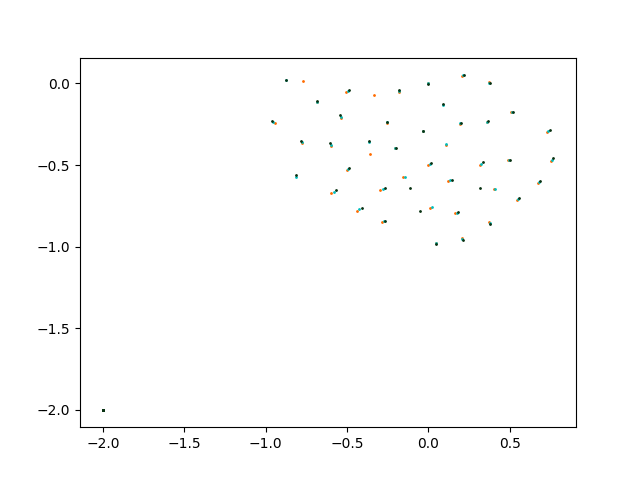

Reproduce this figure in Python.
import sys, os, warnings
sys.path.append("manta/scenes/tools")
sys.path.append("hungarian/")

import matplotlib
matplotlib.use('Agg')
import matplotlib.pyplot as plt

import json
from shell_script import *
from helpers import *
from uniio import *

import scipy
from scipy import interpolate

import keras
from keras import losses
from keras.models import Model, load_model
from keras.layers import Conv2D, Conv2DTranspose, Input, Dense, Dropout
from keras.layers import Reshape, concatenate, add, Flatten, Lambda
from spatial_transformer import *
from split_layer import *

import random
import math

from hungarian_loss import HungarianLoss

from particle_grid import ParticleGrid

import scipy.ndimage.filters as fi

random.seed(235)
np.random.seed(694)

def normals(sdf):
    x,y = np.gradient(sdf)
    x = np.expand_dims(x,axis=-1)
    y = np.expand_dims(y,axis=-1)
    g = np.concatenate([x,y],axis=-1)
    with warnings.catch_warnings():
        warnings.simplefilter("ignore")
        return np.nan_to_num(g/np.linalg.norm(g,axis=-1,keepdims=True))

def curvature(nor):
    dif = np.gradient(nor)
    return (np.linalg.norm(dif[0],axis=-1)+np.linalg.norm(dif[1],axis=-1))/2

def sdf_func(sdf):
    x_v = np.arange(0.5, sdf.shape[0]+0.5)
    y_v = np.arange(0.5, sdf.shape[1]+0.5)
    sdf_f = lambda x: interpolate.interp2d(x_v, y_v, sdf)(x[0],x[1])
    nor = normals(sdf)
    nor_f = lambda x: np.concatenate([interpolate.interp2d(x_v, y_v, nor[:,:,1])(x[0],x[1]), interpolate.interp2d(x_v, y_v, nor[:,:,0])(x[0],x[1])])
    '''for i in np.arange(sdf.shape[0],step=2.0):
        for j in np.arange(sdf.shape[1],step=2.0):
            v = sdf_f([i,j])
            if v < 0.0:
                n = nor_f([i,j])
                plt.plot(i,j,'bo')
                plt.plot([i,i+n[0]],[j,j+n[1]], '.-')
    plt.xlim([0,sdf.shape[0]])
    plt.ylim([0,sdf.shape[1]])
    plt.show()
    exit()'''
    return sdf_f, nor_f

def sort_particles(par, nor, fac=1):
    w =  np.sum(np.abs(nor) + np.square(par), axis=-1)
    #w = np.nan_to_num(np.abs(np.reciprocal(np.sum(np.power(par[:,:2],fac) * nor, axis=-1)))) #+ fac1 * fac1 * np.sum(np.square(par), axis=-1)
    return np.argsort(w)

def min_avg(old_avg, new_val):
    m_a = np.repeat(np.expand_dims(old_avg,1),old_avg.shape[1],axis=1)
    m_b = np.repeat(np.expand_dims(new_val,2),new_val.shape[1],axis=2)
    cost = np.linalg.norm(m_b-m_a, axis=-1)
    sort_v = new_val[optimize.linear_sum_assignment(cost)[1]]

    return (old_avg + sort_v) / 2

paramUsed = []

data_path = getParam("data", "data/", paramUsed)
manta_path = getParam("manta", "manta/", paramUsed)
config_path = getParam("config", "config/version_00.txt", paramUsed)
verbose = int(getParam("verbose", 0, paramUsed)) != 0

dataset = int(getParam("dataset", 0, paramUsed))
var = int(getParam("var", 0, paramUsed))

use_sdf = int(getParam("use_sdf", 0, paramUsed)) != 0
trans_mode = int(getParam("trans_mode", 0, paramUsed))
# if smaller then 0 use curvature!
trans_fac = float(getParam("trans_fac", 10.0, paramUsed))
repetitions = int(getParam("rep", 10, paramUsed))
obj_cnt = int(getParam("obj_cnt", 10, paramUsed))
fixed = int(getParam("fixed", 0, paramUsed)) != 0

l_scr = getParam("l_scr", "test/source_t%03d", paramUsed)
h_scr = getParam("h_scr", "test/reference_t%03d", paramUsed)
t_scr = getParam("t_scr", "test/test_src_t%03d", paramUsed)
h_t_scr = getParam("h_t_scr", "test/test_ref_t%03d", paramUsed)
r_scr = getParam("r_scr", "test/result_t%03d", paramUsed)
sdf_scr = getParam("sdf_scr", "test/sdf_t%03d", paramUsed)
sdf_t_scr = getParam("sdf_t_scr", "test/test_sdf_t%03d", paramUsed)

dim = int(getParam("dim", 50, paramUsed))

patch_sample_cnt = int(getParam("samples", 3, paramUsed))

t_start = int(getParam("t_start", -1, paramUsed))
t_end = int(getParam("t_end", -1, paramUsed))

checkUnusedParam(paramUsed)

with open(config_path, 'r') as f:
    config = json.loads(f.read())

with open(os.path.dirname(config_path) + '/' + config['data'], 'r') as f:
    data_config = json.loads(f.read())

with open(os.path.dirname(config_path) + '/' + config['preprocess'], 'r') as f:
    pre_config = json.loads(f.read())

with open(os.path.dirname(config_path) + '/' + config['train'], 'r') as f:
    train_config = json.loads(f.read())

if t_start < 0:
    t_start = train_config['t_start']

if t_end < 0:
    t_end = train_config['t_end']

samples = [[random.randint(t_start, t_end-1), random.randint(0, 20)] for i in range(patch_sample_cnt)]
print(samples)

patch_size = 5#pre_config['patch_size']
fac = 9
fac_2d = 3
ref_patch_size = patch_size * fac_2d
stride = 1
surface = 1.0
particle_cnt_src = 100 #pre_config['par_cnt']
particle_cnt_dst = 100

h_dim = dim * fac_2d

def in_bound(pos, bnd_min, bnd_max):
    return np.where(np.all([np.all(bnd_min<=pos,axis=-1),np.all(pos<=bnd_max,axis=-1)],axis=0))

def in_surface(sdf):
    return np.where(abs(sdf) < surface)

def filter2D(kernlen, s, fac):
    dirac = np.zeros((kernlen, kernlen))
    dirac[kernlen//2, kernlen//2] = 1
    return np.clip(fi.gaussian_filter(dirac, s) * fac, a_min=None, a_max=1.0)

def translation(par, nor, fac):
    res = np.empty((0,3))
    x_v = np.arange(0.5, nor.shape[0]+0.5)
    y_v = np.arange(0.5, nor.shape[1]+0.5)
    nor_f = lambda x: np.concatenate([interpolate.interp2d(x_v, y_v, nor[:,:,1])(x[0],x[1]), interpolate.interp2d(x_v, y_v, nor[:,:,0])(x[0],x[1])])
    #if fac <= 0:
        #curv = lambda x: interpolate.interp2d(x_v, y_v, curvature(nor))(x[0],x[1])
    for p in par:
        n = (nor_f(p[:2]) if trans_mode == 1 else np.array([1,0])) * fac#(fac if fac > 0 else ((-fac) * curv(p[:2])))
        res = np.append(res,np.array([[p[0]+n[0],p[1]+n[1],p[2]]]), axis=0)
    return res

circular_filter = np.reshape(filter2D(ref_patch_size, ref_patch_size*0.2, 500), (ref_patch_size, ref_patch_size))

elem_min = np.vectorize(lambda x,y: min(x,y))

class RandomParticles:
    def __init__(self, dimX, dimY, fac_2d, max_size, cnt, cube_prob):
        self.dimX = dimX
        self.dimY = dimY
        self.fac_2d = fac_2d
        self.max_size = max_size
        self.cnt = cnt
        self.cube_prob = cube_prob
    
    def gen_random(self, pos=None, cube=None, a=None):
        self.pos = np.random.random((self.cnt,2))*np.array([self.dimX, self.dimY]) if pos is None else pos
        self.cube = np.random.random((self.cnt,)) > self.cube_prob if cube is None else cube
        self.a = 1+np.random.random((self.cnt,2))*(self.max_size-1) if a is None else a

    def get_grid(self):
        src_grid = ParticleGrid(self.dimX, self.dimY, 2)
        ref_grid = ParticleGrid(self.dimX*self.fac_2d, self.dimY*self.fac_2d, 2)
        for i in range(self.cnt):
            if self.cube[i]:
                src_grid.sample_quad(self.pos[i], self.a[i,0], self.a[i,1])
                ref_grid.sample_quad(self.pos[i] * self.fac_2d, self.a[i,0] * self.fac_2d, self.a[i,1] * self.fac_2d)
            else:
                src_grid.sample_sphere(self.pos[i], self.a[i,0])
                ref_grid.sample_sphere(self.pos[i] * self.fac_2d, self.a[i,0] * self.fac_2d)
                #ref_grid.sample_cos_sphere(self.pos[i] * self.fac_2d, self.a[i,0] * self.fac_2d, 6, 3)
        return src_grid, ref_grid

def load_test(grid, bnd, par_cnt, patch_size, scr, t, positions=None):
    result = np.empty((0,par_cnt,3))
    particle_data_nb = grid.particles[in_bound(grid.particles[:,:2], bnd, grid.dimX-bnd)]

    sdf_f, nor_f = sdf_func(np.squeeze(grid.cells))

    if positions is None:
        positions = particle_data_nb[in_surface(np.array([sdf_f(p) for p in particle_data_nb]))[0]]

    img = np.empty((0,3))
    i = 0
    for pos in positions:
        par = extract_particles(particle_data_nb, pos, par_cnt, patch_size)[0]
        #sort_idx = sort_particles(par, np.array([sdf_f(p) for p in par]))
        #par = par[sort_idx]

        if [t,i] in samples:
            size = np.arange(20.0,0.0,-20.0/len(par))
            plt.scatter(par[:,0],par[:,1],s=size)
            plt.xlim([-1,1])
            plt.ylim([-1,1])
            plt.savefig((scr+"_i%03d_patch.png")%(t,i))
            plt.clf()
        i+=1

        result = np.append(result, [par], axis=0)
        img = np.append(img, np.add(par*patch_size, [pos[0], pos[1], 0.]), axis=0)

    plt.scatter(img[:,0],img[:,1],s=0.1)
    plt.xlim([0,grid.dimX])
    plt.ylim([0,grid.dimY])
    plt.savefig((scr + ".png") % t)
    plt.clf()

    return result, positions

def sdf_patches(sdf, positions, patch_size, scr, t):
    res = np.empty((0,ref_patch_size, ref_patch_size))
    ps_half = patch_size // 2

    sdf_f, nor_f = sdf_func(np.squeeze(sdf))
    i=0
    img = np.ones((1,h_dim,h_dim))
    for pos in positions:
        tmp = np.array([[[np.tanh(4.0*sdf_f(pos[:2]-ps_half+np.array([x,y]))[0]) for y in range(patch_size)] for x in range(patch_size)]])
        res = np.append(res, tmp, axis=0)
        if [t,i] in samples:
            for x in range(patch_size):
                for y in range(patch_size):
                    v = tmp[0,x,y]
                    if v <= 0.0:
                        plt.plot(x,y,'bo')
            plt.xlim([0,patch_size])
            plt.ylim([0,patch_size])
            plt.savefig((scr+"_i%03d_patch.png")%(t,i))
            plt.clf()
        i+=1

        if np.all(pos[:2]>ps_half) and np.all(pos[:2]<h_dim-ps_half):
            tmp = np.transpose(tmp[0], (1,0)) * circular_filter
            insert_patch(img, tmp, pos.astype(int), elem_min)

    for x in range(h_dim):
        for y in range(h_dim):
            v = img[0,y,x]
            if v <= 0.0:
                plt.plot(x,y,'b.')
    plt.xlim([0,h_dim])
    plt.ylim([0,h_dim])
    plt.savefig((scr+".png")%t)
    plt.clf()
    return res

def load_src(prefix, bnd, par_cnt, patch_size, scr, t, aux={}, positions=None):
    result = np.empty((0,par_cnt,3))
    aux_res = {}
    aux_data = {}

    particle_data = readParticles(prefix + "_ps.uni")[1]
    for k, v in aux.items():
        aux_data[k] = readParticles((prefix+"_p%s.uni")%v, "float32")[1]
        aux_res[k] = np.empty((0,par_cnt, aux_data[k].shape[-1]))

    header, sdf = readUni(prefix + "_sdf.uni")
    sdf_f, nor_f = sdf_func(np.squeeze(sdf))

    bnd_idx = in_bound(particle_data[:,:2], bnd,header['dimX']-bnd)
    particle_data_nb = particle_data[bnd_idx]
    if positions is None:
        positions = particle_data_nb[in_surface(np.array([sdf_f(p) for p in particle_data_nb]))[0]]
    
    img = np.empty((0,3))
    i = 0
    for pos in positions:
        par, par_aux = extract_particles(particle_data_nb, pos, par_cnt, patch_size, aux_data)
        sort_idx = sort_particles(par, np.array([sdf_f(p) for p in par]))
        par = par[sort_idx]

        if [t,i] in samples:
            size = np.arange(20.0,0.0,-20.0/len(par))
            plt.scatter(par[:,0],par[:,1],s=size)
            plt.xlim([-1,1])
            plt.ylim([-1,1])
            plt.savefig((scr+"_i%03d_patch.png")%(t,i))
            plt.clf()
        i+=1

        result = np.append(result, [par], axis=0)
        for k, v in par_aux.items():
            aux_res[k] = np.append(aux_res[k], [v[sort_idx]], axis=0)
        img = np.append(img, np.add(par*patch_size, [pos[0], pos[1], 0.]), axis=0)

    plt.scatter(img[:,0],img[:,1],s=0.1)
    plt.xlim([0,header['dimX']])
    plt.ylim([0,header['dimY']])
    plt.savefig((scr+".png") % t)
    plt.clf()

    return result, aux_res, positions

src_file = "%s_%s-%s"%(data_config['prefix'], data_config['id'], pre_config['id']) + "_d%03d_var%02d_%03d"
dst_file = "%s_%s"%(data_config['prefix'], data_config['id']) + "_d%03d_%03d"

src = np.empty((0,particle_cnt_src,3))
dst = np.empty((0,particle_cnt_dst,3))

sdf_dst = np.empty((0,ref_patch_size, ref_patch_size))

aux_postfix = {
    #"vel":"v"
}

aux_src = {}
for k in aux_postfix:
    aux_src[k] = np.empty((0, particle_cnt_src, 3 if k == "vel" else 1))

src_gen = RandomParticles(dim,dim,fac_2d,dim/3,obj_cnt,1.0)# if fixed else 0.8)

data_cnt = var*dataset*(t_end-t_start)*repetitions
for v in range(var):
    for d in range(dataset):
        for t in range(t_start, t_end):
            src_gen.gen_random(pos=np.array([dim/2,dim/2]) if fixed else None)
            for r in range(repetitions):
                act_d = r+repetitions*((t-t_start)+(t_end-t_start)*(d+v*dataset))
                print("Generate Data: {}/{}".format(act_d+1,data_cnt), end="\r", flush=True)#,"-"*act_d,"."*(data_cnt-act_d-1)), end="\r", flush=True)   
                src_data, ref_data = src_gen.get_grid()

                if trans_mode > 0:
                    ref_data.particles = translation(ref_data.particles, normals(np.squeeze(ref_data.cells)), trans_fac if trans_fac > 0 else (-trans_fac / src_gen.a[0,0]))

                res, positions = load_test(src_data, 4/fac_2d, particle_cnt_src, patch_size, l_scr, t)
                #res, aux_res, positions = load_src(data_path + "source/" + src_file%(d,v,t), 4/fac_2d, particle_cnt_src, patch_size, l_scr+"_patch.png", "test/source_%03d.png", t, aux_postfix)

                src = np.append(src, res, axis=0)
                #for k, val in aux_res.items():
                #    aux_src[k] = np.append(aux_src[k], val, axis=0)
                    
                res = load_test(ref_data, 4, particle_cnt_dst, ref_patch_size, h_scr, t, positions*fac_2d)[0]
                #res = load_src(data_path + "reference/" + dst_file%(d,t), 4, particle_cnt_dst, ref_patch_size, h_scr+"_patch.png", "test/reference_%03d.png", t, positions=positions*fac_2d)[0]

                if use_sdf:
                    sdf_dst = np.append(sdf_dst, sdf_patches(ref_data.cells, positions*fac_2d, ref_patch_size, sdf_scr, t), axis=0)
                else:
                    dst = np.append(dst, res, axis=0)

fac = 64
k = 1024
dropout = 1.0
batch_size = train_config['batch_size']
epochs = 3 # train_config['epochs']

src = src[:len(src)//batch_size*batch_size]
dst = dst[:len(src)//batch_size*batch_size]

sdf_dst = sdf_dst[:len(src)//batch_size*batch_size]

for k, v in aux_src.items():
    aux_src[k] = v[:len(src)//batch_size*batch_size]

inputs = Input((particle_cnt_src,3), name="main")
#aux_input = Input((particle_cnt_src,3))

x = Dropout(dropout)(inputs)
stn = SpatialTransformer(particle_cnt_src)
intermediate = stn(x)

x = intermediate
#x = concatenate([intermediate, stn([x,aux_input])],axis=-1)

x = [(Lambda(lambda v: v[:,i:i+1,:])(x)) for i in range(particle_cnt_src)]

x = SplitLayer(Dropout(dropout))(x)
x = SplitLayer(Dense(fac, activation='tanh'))(x)
x = SplitLayer(Dropout(dropout))(x)
x = SplitLayer(Dense(fac, activation='tanh'))(x)

x = concatenate(x, axis=1)
x = SpatialTransformer(particle_cnt_src,fac,1)(x)

x = [(Lambda(lambda v: v[:,i:i+1,:])(x)) for i in range(particle_cnt_src)]

x = SplitLayer(Dropout(dropout))(x)
x = SplitLayer(Dense(fac, activation='tanh'))(x)
x = SplitLayer(Dropout(dropout))(x)
x = SplitLayer(Dense(fac*2, activation='tanh'))(x)
x = SplitLayer(Dropout(dropout))(x)
x = SplitLayer(Dense(k, activation='tanh'))(x)

x = add(x)

if use_sdf:
    x = Flatten()(x)
    x = Dropout(dropout)(x)
    x = Dense(ref_patch_size*ref_patch_size, activation='tanh')(x)

    out = Reshape((ref_patch_size, ref_patch_size))(x)
else:
    x = Flatten()(x)
    x = Dropout(dropout)(x)
    x = Dense(fac*8, activation='tanh')(x)
    x = Dropout(dropout)(x)
    x = Dense(fac*4, activation='tanh')(x)
    x = Dropout(dropout)(x)
    x = Dense(3*particle_cnt_dst, activation='tanh')(x)

    x = Reshape((particle_cnt_dst,3))(x)
    out = InverseTransform(stn)(x)

'''side = int(math.sqrt(particle_cnt_src))
x = Reshape((side, side, fac))(x)

x = Conv2DTranspose(filters=16, kernel_size=3, 
                    strides=1, activation='tanh', padding='same')(x)

x = Conv2DTranspose(filters=9, kernel_size=3, 
                    strides=1, activation='tanh', padding='same')(x)'''

model = Model(inputs=inputs, outputs=out)#[inputs, aux_input], outputs=out)

if use_sdf:
    model.compile(loss='mse', optimizer=keras.optimizers.adam(lr=0.001))
else:
    model.compile(loss=HungarianLoss(batch_size).hungarian_loss, optimizer=keras.optimizers.adam(lr=0.001))
        
#model.summary()
#[src,aux_src['vel']]
#history=model.fit(x=src,y=dst,epochs=epochs,batch_size=batch_size)
history=model.fit(x=src,y=(sdf_dst if use_sdf else dst),epochs=epochs,batch_size=batch_size)

'''plt.plot(history.history['loss'])
plt.plot(history.history['val_loss'])
plt.title('model loss')
plt.ylabel('loss')
plt.xlabel('epoch')
plt.legend(['train', 'validation'], loc='upper left')

prefix = "test"

plt.savefig("%s/loss.png"%prefix)
plt.clf()'''

interm = Model(inputs=inputs, outputs=intermediate)

data_cnt = (t_end-t_start)*repetitions
for v in range(1):
    for d in range(5,6):
        for t in range(t_start, t_end): 
            src_gen.gen_random(pos=np.array([[dim/2,dim/2]]) if fixed else None, a=np.array([[t+1,t+1]]) if fixed else None)
            for r in range(repetitions):
                act_d = r+repetitions*(t-t_start)
                print("Run Test: {}/{}".format(act_d+1,data_cnt), end="\r", flush=True)#,"-"*act_d,"."*(data_cnt-act_d-1)), end="\r", flush=True)   

                src_data, ref_data = src_gen.get_grid()

                if trans_mode > 0:
                    ref_data.particles = translation(ref_data.particles, normals(np.squeeze(ref_data.cells)), trans_fac if trans_fac > 0 else (-trans_fac / src_gen.a[0,0]))
            
                src, positions = load_test(src_data, 4/fac_2d, particle_cnt_src, patch_size, t_scr, t)

                load_test(ref_data, 4, particle_cnt_dst, ref_patch_size, h_t_scr, t, positions*fac_2d)

                if use_sdf:
                    sdf_patches(ref_data.cells, positions*fac_2d, ref_patch_size, sdf_t_scr, t)
                
                #src, aux_src, positions = load_src(data_path + "source/" + src_file%(d,v,t), 4/fac_2d, particle_cnt_src, patch_size, t_scr+"_patch.png", "test/test_%03d.png", t, aux_postfix)

                result = model.predict(x=src,batch_size=batch_size)
                #inter_result = interm.predict(x=src,batch_size=batch_size)

                if use_sdf:
                    ps_half = ref_patch_size//2
                    img = np.ones((1,h_dim,h_dim))
                    for i in range(len(result)):
                        tmp = np.arctanh(np.clip(result[i],-.999999,.999999))
                        pos = positions[i]*fac_2d
                        if [t,i] in samples:
                            for x in range(ref_patch_size):
                                for y in range(ref_patch_size):
                                    v = tmp[x,y]
                                    if v <= 0.0:
                                        plt.plot(x,y,'bo')
                            plt.xlim([0,ref_patch_size])
                            plt.ylim([0,ref_patch_size])
                            plt.savefig((r_scr+"_i%03d_patch.png")%(t,i))
                            plt.clf()
                        i+=1

                        if np.all(pos[:2]>ps_half) and np.all(pos[:2]<h_dim-ps_half):
                            tmp = np.transpose(tmp, (1,0)) * circular_filter
                            insert_patch(img, tmp, pos.astype(int), elem_min)

                    for x in range(h_dim):
                        for y in range(h_dim):
                            v = img[0,y,x]
                            if v <= 0.0:
                                plt.plot(x,y,'b.')
                    plt.xlim([0,h_dim])
                    plt.ylim([0,h_dim])
                    plt.savefig((r_scr+"_r%03d.png")%(t,r))
                    plt.clf()
                else:
                    img = np.empty((0,3))

                    for i in range(len(result)):
                        par = np.add(result[i]*ref_patch_size, [positions[i,0]*fac_2d, positions[i,1]*fac_2d, 0.])

                        if [t,i] in samples:
                            size = np.arange(20.0,0.0,-20.0/len(par))
                            plt.scatter(result[i,:,0],result[i,:,1],s=size)
                            plt.xlim([-1,1])
                            plt.ylim([-1,1])
                            plt.savefig((r_scr+"_i%03d_patch.png")%(t,i))
                            plt.clf()
                        img = np.append(img, par, axis=0)

                    plt.scatter(img[:,0],img[:,1],s=0.1)
                    plt.xlim([0,h_dim])
                    plt.ylim([0,h_dim])
                    plt.savefig((r_scr+"_r%03d.png")%(t,r))
                    plt.clf()

            
